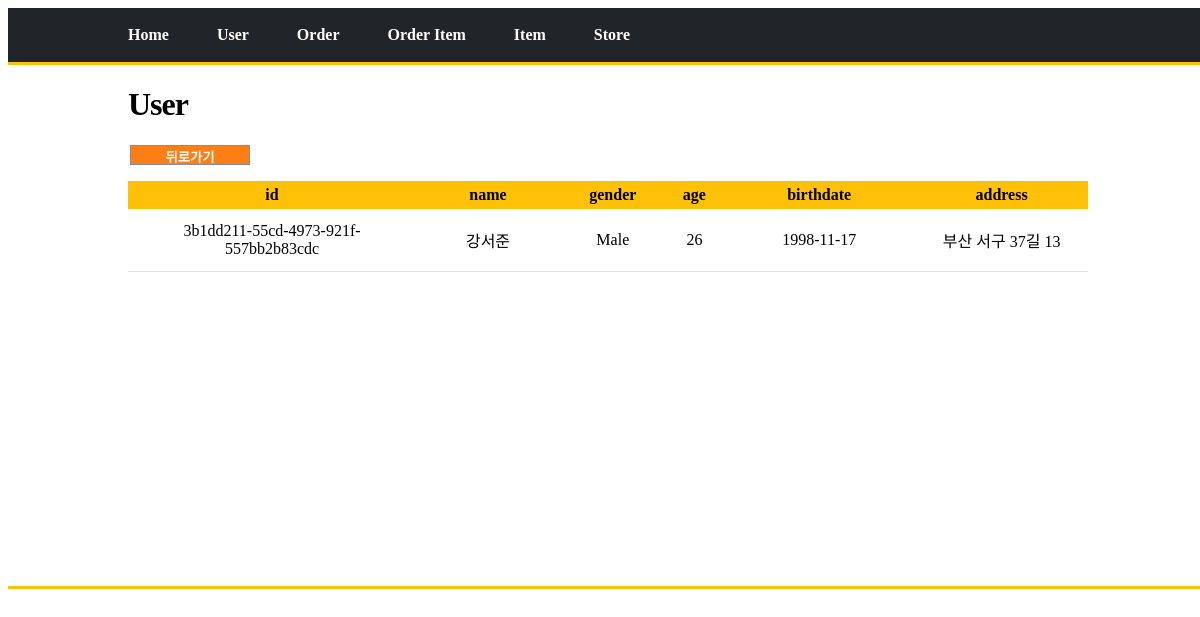
/user/board/detail?id=3b1dd211-55cd-4973-921f-557bb2b83cdc, run on the app's committed database.
### tables this page shows
CREATE TABLE user ( id TEXT PRIMARY KEY, name TEXT, gender TEXT, age INTEGER, birthdate TEXT, address TEXT);

### view/user_view.py (the view)
@user_bp.route("/board/detail")
def user_board_detail():
    print('----------------------------view-user : @user_bp.route("/user/board/detail")')
    id = request.args.get("id", type=str)
    regist_status = request.args.get("regist_status", type=bool, default=False)
    data = user_service.read_id(id)
    response = render_template("user/board/detail.html", data = data, regist_status = regist_status )
    return response

### service/execute_sql_service/execute_sql_service.py (called while the page is built)
    def get_conn_cursor(self) :
        conn = sqlite3.connect("db/crm.db")
        cursor = conn.cursor()
        return conn, cursor

    def execute_select_one(self, sql, args):
        conn, cursor = self.get_conn_cursor()
        result = self.fetchone_as_dict(cursor, sql, args)
        conn.close()
        return result

    def fetchone_as_dict(self, cursor, sql, args):
        cursor.execute(sql, args)
        columns = [column[0] for column in cursor.description]  #[컬럼명, ...]
        row = cursor.fetchone()
        result = {}
        for i, r in enumerate(row):
            result[columns[i]] = r  # key : value = column : column value
        return result

### service/execute_sql_service/user_execute_sql_service.py (called while the page is built)
    def read_id(self, id):
        print('----------------------------service-user : read_id()')
        sql = "SELECT * FROM user WHERE id = ?"
        args = (id,)
        result = self.execute_select_one(sql, args)
        return result

### templates/user/board/detail.html (shortened to what this page needs)
<!DOCTYPE html>
<html lang="ko">
<head>
</head>
    <body>
        <div id="root">
            <header>
                <nav class="nav">
                    <ul>
                        <li><a href="/">Home</a></li>
                        <li><a href="/user/board/list">User</a></li>
                        <li><a href="/order/board/list">Order</a></li>
                        <li><a href="/order-item/board/list">Order Item</a></li>
                        <li><a href="/item/board/list">Item</a></li>
                        <li><a href="/store/board/list">Store</a></li>
                    </ul>
                </nav>
            </header>
            <div class="border"> </div>
            <main id = "main">
                {% if not regist_status %}
                <h1 class="board_name">User {{data['Name']}}</h1>
                {% else %}
                <h1 class="board_name">User {{data['Name']}} 등록 완료! </h1>
                {% endif %}
                <section class="main_content">
                    <div class="detail_content">
                        <div class="back_btn">
                            <button type='button' onclick="window.history.back()" style="display: inline-block;">뒤로가기</button>
                        </div>
                        <table>
                            <col width=30%"></col>
                            <col width="15%"></col>
                            <col width="11%"></col>
                            <col width="6%"></col>
                            <col width="20%"></col>
                            <col width="18%"></col>
                            <tr>
                                {% for header in data.keys() %}
                                <th>{{header}}</th>
                                {% endfor %}
                            </tr>
                            <tr>
                                {% for value in data.values() %}
                                <td>{{value}}</td>
                                {% endfor %}
                            </tr>
                        </table>
                    </div>
                </section>
            </main>
        <div class="border" style="margin-bottom:50px;"> </div>
    </div>
    </body>
</html>

### templates/user/board/detail.html (style rules this page uses)
:root { --bs-blue: #0d6efd; --bs-indigo: #6610f2; --bs-purple: #6f42c1; --bs-pink: #d63384; --bs-red: #dc3545; --bs-orange: #fd7e14; --bs-yellow: #ffc107; --bs-green: #198754; --bs-teal: #20c997; --bs-cyan: #0dcaf0; --bs-white: #fff; --bs-gray: #868e96; --bs-gray-dark: #343a40; --bs-gray-100: #f1f3f5; --bs-gray-200: #e9ecef; --bs-gray-300: #dee2e6; --bs-gray-400: #ced4da; --bs-gray-500: #adb5bd; --bs-gray-600: #868e96; --bs-gray-700: #495057; --bs-gray-800: #343a40; --bs-gray-900: #212529; --bs-primary: #00c471; --bs-secondary: #343a40; --bs-success: #198754; --bs-info: #0d6efd; --bs-warning: #ffc107; --bs-danger: #dc3545; --bs-light: #f1f3f5; --bs-dark: #212529; --bs-body-bg: #fff; }
html, body { width: 100%; }
a { text-decoration: none; color : inherit; }
li { list-style: none; }
nav.nav ul { margin : 0 auto; display: flex; justify-content: flex-start; padding: 1.5% 10%; }
.border { border-bottom: 3px solid var(--bs-warning); }
nav.nav ul li { margin-right : 5%; }
nav.nav { background-color: var(--bs-dark); color : var(--bs-white); font-weight : 800; cursor: pointer; }
main#main { width: 80%; margin : 0 auto; min-height: 500px; }
.board_name { font-weight: 800;letter-spacing: -1px; }
.detail_content table { width:100%; margin-top : 15px; border-collapse : collapse; }
.detail_content table th { background-color: var(--bs-yellow); padding : 5px; }
.detail_content table td { background-color: var(--bs-white); padding : 13px; text-align: center; border-bottom: 1px solid var(--bs-gray-300); }
div.back_btn { width: 250px; margin: 1% 0 0 2px; }
div.back_btn button { cursor: pointer; width: 120px; height: 100px; background-color: var(--bs-orange); color: var(--bs-white); text-align: center; height: 20px; font-weight: 600; border: 1px solid var(--bs-gray-600); }

### data on the page
user: id "3b1dd211-55cd-4973-921f-557bb2b83cdc", name "강서준", gender "Male", birthdate "1998-11-17", address "부산 서구 37길 13"

### other printed values
{{ header }} "id" "name" "gender" "age" "birthdate" "address"
{{ value }} "26"
